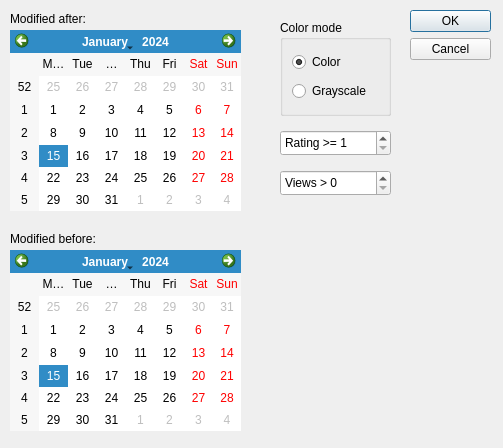
<?xml version="1.0" encoding="UTF-8"?>
<ui version="4.0">
 <class>SearchForm</class>
 <widget class="QDialog" name="SearchForm">
  <property name="windowModality">
   <enum>Qt::WindowModal</enum>
  </property>
  <property name="geometry">
   <rect>
    <x>0</x>
    <y>0</y>
    <width>503</width>
    <height>448</height>
   </rect>
  </property>
  <property name="windowTitle">
   <string>Dialog</string>
  </property>
  <widget class="QDialogButtonBox" name="buttonBox">
   <property name="geometry">
    <rect>
     <x>410</x>
     <y>10</y>
     <width>81</width>
     <height>241</height>
    </rect>
   </property>
   <property name="orientation">
    <enum>Qt::Vertical</enum>
   </property>
   <property name="standardButtons">
    <set>QDialogButtonBox::Cancel|QDialogButtonBox::Ok</set>
   </property>
  </widget>
  <widget class="QCalendarWidget" name="calendarWidget">
   <property name="geometry">
    <rect>
     <x>10</x>
     <y>30</y>
     <width>231</width>
     <height>181</height>
    </rect>
   </property>
  </widget>
  <widget class="QSpinBox" name="spinBox">
   <property name="geometry">
    <rect>
     <x>280</x>
     <y>130</y>
     <width>111</width>
     <height>26</height>
    </rect>
   </property>
   <property name="prefix">
    <string>Rating &gt;= </string>
   </property>
   <property name="minimum">
    <number>1</number>
   </property>
   <property name="maximum">
    <number>5</number>
   </property>
  </widget>
  <widget class="QSpinBox" name="spinBox_2">
   <property name="geometry">
    <rect>
     <x>280</x>
     <y>170</y>
     <width>111</width>
     <height>26</height>
    </rect>
   </property>
   <property name="prefix">
    <string>Views &gt; </string>
   </property>
   <property name="maximum">
    <number>1000</number>
   </property>
  </widget>
  <widget class="QLabel" name="label">
   <property name="geometry">
    <rect>
     <x>10</x>
     <y>230</y>
     <width>101</width>
     <height>17</height>
    </rect>
   </property>
   <property name="text">
    <string>Modified before:</string>
   </property>
  </widget>
  <widget class="QLabel" name="label_2">
   <property name="geometry">
    <rect>
     <x>10</x>
     <y>10</y>
     <width>91</width>
     <height>17</height>
    </rect>
   </property>
   <property name="text">
    <string>Modified after:</string>
   </property>
  </widget>
  <widget class="QCalendarWidget" name="calendarWidget_2">
   <property name="geometry">
    <rect>
     <x>10</x>
     <y>250</y>
     <width>231</width>
     <height>181</height>
    </rect>
   </property>
  </widget>
  <widget class="QGroupBox" name="groupBox">
   <property name="geometry">
    <rect>
     <x>280</x>
     <y>20</y>
     <width>111</width>
     <height>96</height>
    </rect>
   </property>
   <property name="title">
    <string>Color mode</string>
   </property>
   <layout class="QVBoxLayout" name="verticalLayout">
    <item>
     <widget class="QRadioButton" name="radioButton">
      <property name="text">
       <string>Color</string>
      </property>
      <property name="checked">
       <bool>true</bool>
      </property>
     </widget>
    </item>
    <item>
     <widget class="QRadioButton" name="radioButton_2">
      <property name="text">
       <string>Grayscale</string>
      </property>
     </widget>
    </item>
   </layout>
  </widget>
 </widget>
 <resources/>
 <connections>
  <connection>
   <sender>buttonBox</sender>
   <signal>accepted()</signal>
   <receiver>SearchForm</receiver>
   <slot>accept()</slot>
   <hints>
    <hint type="sourcelabel">
     <x>248</x>
     <y>254</y>
    </hint>
    <hint type="destinationlabel">
     <x>157</x>
     <y>274</y>
    </hint>
   </hints>
  </connection>
  <connection>
   <sender>buttonBox</sender>
   <signal>rejected()</signal>
   <receiver>SearchForm</receiver>
   <slot>reject()</slot>
   <hints>
    <hint type="sourcelabel">
     <x>316</x>
     <y>260</y>
    </hint>
    <hint type="destinationlabel">
     <x>286</x>
     <y>274</y>
    </hint>
   </hints>
  </connection>
 </connections>
</ui>
